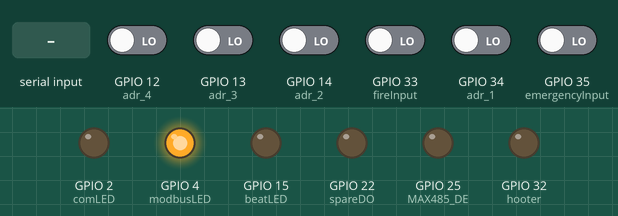
Bench run of a sketch on a simulated ESP32. On the bench: output pins drawn as LEDs (lit = HIGH). The inputs (shaded band) are chosen by the test bench; at power-on: GPIO 12 (adr_4), GPIO 13 (adr_3), GPIO 14 (adr_2), GPIO 33 (fireInput), GPIO 34 (adr_1), GPIO 35 (emergencyInput) LOW. EEPROM starts erased; nothing arrives over Bluetooth unless stated.

Above: at 1.2 s.
1.3 s: "#" received over the second serial link
At 1.8 s:
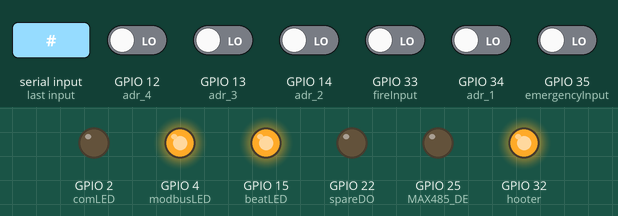
2.8 s: "90,45,200\n" received over the second serial link
At 3.7 s:
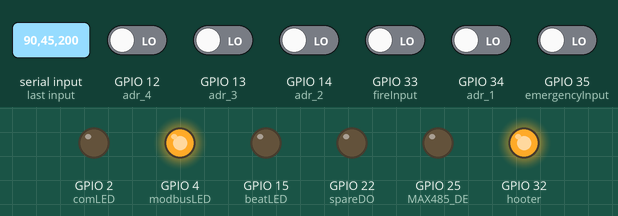
4.3 s: "30,150,10\n" received over the second serial link
At 4.9 s:
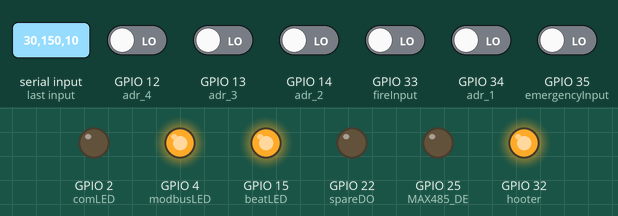
5.8 s: "90,45\n" received over the second serial link
At 6.8 s:
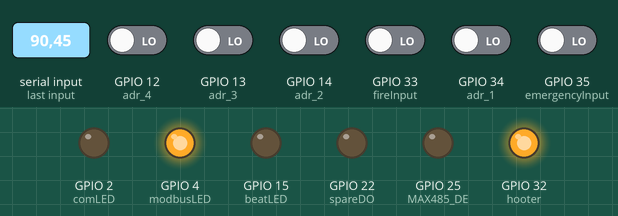
7.3 s: "30,150\n" received over the second serial link
At 8.1 s:
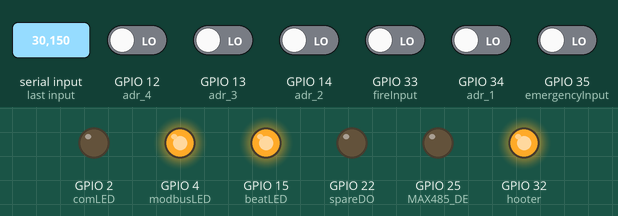
Timing chart, 0 to 9.8 s (numbered marks = the images above; inputs shaded):
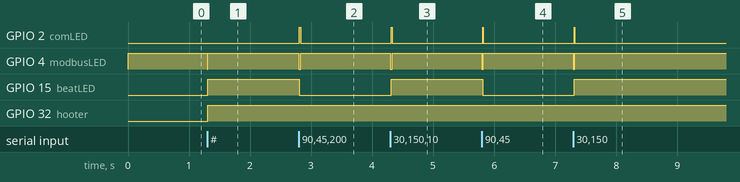

The sketch:

Door_Controller_Mainboard.ino
```cpp
#include "BluetoothSerial.h"
#include <Preferences.h>
#include <ModbusRtu.h>

#define beatLED 15
#define comLED 2
#define modbusLED 4

#define fireInput 33
#define hooter 32
#define spareDO 22
#define emergencyInput 35

#define adr_4 12
#define adr_3 13
#define adr_2 14
#define adr_1 34

#define RXD2 16
#define TXD2 17

#define RXD1 27
#define TXD1 26
#define MAX485_DE 25

//Modbus Array Addresses
#define TOTAL_DOORS 0
#define EMERGENCY_PRESSED 1
#define FIRE_ALARM 2
#define AUDIO_ALARM 3
#define DISABLE_INTERLOCK 4
#define EMERGENCY_OPEN 5
#define DOORS_DATA_START 10

bool interlockDisabled = false;

long currentmillis = 0;
int last_blink_time = 0;
int blink_interval = 500;
int ledState = LOW;     // the current state of LED

uint8_t boards_Connected = 0;
uint8_t total_Doors = 0;
uint8_t doors_Status[8] = {0, 0, 0, 0, 0, 0, 0, 0};
uint8_t door_Array_Status = 0;
uint16_t ModbusData[90];

uint8_t delays[3] = {2, 5, 20};

BluetoothSerial SerialBT;
//Preferances to store data permanently
Preferences prefs;

uint8_t slaveID = 1;
Modbus slave(1,Serial,MAX485_DE); // this is slave @1 and RS-232 or USB-FTDI

void setup()
  {
    InitBoard();
    initNode();
  }

void loop()
  {
    digitalWrite(comLED, HIGH);
    serialEvent();
    serialBTEvent();
    digitalWrite(comLED, LOW);
    digitalWrite(modbusLED, HIGH);
    modbusTasks();
    ModbusControl();
    digitalWrite(modbusLED, LOW);
    delay(10);
    currentmillis = millis();   //Get current millis
    if(currentmillis - last_blink_time >= blink_interval)
      {
        last_blink_time = currentmillis;
        // toggle state of LED
        ledState = !ledState;

        // control LED arccoding to the toggled state
        digitalWrite(beatLED, ledState);
        CheckEmergency();
        Serial2.write(door_Array_Status);
        //SerialBT.print("Current Door Array Status = ");
        //SerialBT.println(door_Array_Status);
      }
  }
```

Communication.ino
```cpp
void serialEvent()
  {
    while(Serial2.available())
      {
        uint8_t data = (uint8_t)Serial2.read();
        if(data == 'x')
          {
            Serial2.write(door_Array_Status);
            SerialBT.print("Sending Door Array Status = ");
            SerialBT.println(door_Array_Status);
          }
        else if(data == 'y')
          {
            SendDelays();
          }
        else
          {
            uint8_t board = 0;
            uint8_t door = 0;
            board = data / 10;
            door = data % 10;
            if(board >= 0 && board <= 7)
              {
                doors_Status[board] = door;
                if(door == 1 || door == 2)
                  door_Array_Status = 1;
                else if(door == 0)
                  door_Array_Status = 0;
              }
            Serial2.write(door_Array_Status);
            SerialBT.print("Current Door Array Status = ");
            SerialBT.println(door_Array_Status);
          }
      }
  }

void serialBTEvent()
  {
    if(SerialBT.available())
      {
        char data = (char)SerialBT.read();
        if(data == 'z')
          {
            //uint8_t count = 0;
            String inputString = "";
            while(SerialBT.available() == 0);
            while(SerialBT.available())
              {
                data = (char)SerialBT.read();
                inputString = inputString + data;
                if(data == '#')
                  break;
              }
            //inputString = inputString + '\n';
            SerialBT.print("Input String = ");
            SerialBT.println(inputString);
            slaveID = inputString.substring(inputString.lastIndexOf('!')+1, inputString.lastIndexOf('@')).toInt();
            delays[0] = inputString.substring(inputString.lastIndexOf('@')+1, inputString.lastIndexOf('$')).toInt();
            delays[1] = inputString.substring(inputString.lastIndexOf('$')+1, inputString.lastIndexOf('%')).toInt();
            delays[2] = inputString.substring(inputString.lastIndexOf('%')+1, inputString.lastIndexOf('#')).toInt();
            prefs.putBool("saved", true);
            prefs.putBytes("delays", delays, sizeof(delays));
            prefs.putUInt("slvid", slaveID);
            SerialBT.print("Delays has been updated...");
            SendDelays();
            ESP.restart();
          }
      }
    while (SerialBT.available())
      {
        uint8_t data = (uint8_t)SerialBT.read();
      }
  }

/*
void serialBTEvent()
  {
    if(SerialBT.available())
      {
        uint8_t data = (uint8_t)SerialBT.read();
        if(data == 'z')
          {
            while(SerialBT.available() == 0);
            delays[0] = (uint8_t)SerialBT.read() - 48;
            while(SerialBT.available() == 0);
            delays[1] = (uint8_t)SerialBT.read() - 48;
            while(SerialBT.available() == 0);
            delays[2] = (uint8_t)SerialBT.read() - 48;
            prefs.putBool("saved", true);
            prefs.putBytes("delays", delays, sizeof(delays));
            SerialBT.println("Delays Changed...!");
            SendDelays();
          }
      }
    while (SerialBT.available())
      {
        uint8_t data = (uint8_t)SerialBT.read();
      }
  }
*/

void SendDelays()
  {
    Serial2.print('z');
    Serial2.write(delays[0]);
    Serial2.write(delays[1]);
    Serial2.write(delays[2]);

    SerialBT.println("Sending Delays...");
    SerialBT.print('z');
    SerialBT.print(delays[0]);
    SerialBT.print(delays[1]);
    SerialBT.print(delays[2]);
    SerialBT.println();
  }

void initNode()
  {
    Serial.begin(9600);
    slave.setID(slaveID);
    slave.start();
  }

//Read Modbus data and send to PLC
void modbusTasks()
  {
    GetDoorsData();
    slave.poll(ModbusData, 90);
  }

void GetDoorsData()
  {
    uint8_t index = DOORS_DATA_START;
    uint8_t board = 0;
    uint8_t boardStatus = 0;
    int d1_Status = 0;
    int d1_FB_1 = 0;
    int d1_FB_2 = 0;
    int d1_Switch = 0;
    int d2_Status = 0;
    int d2_FB_1 = 0;
    int d2_FB_2 = 0;
    int d2_Switch = 0;

    for(board = 0; board <= boards_Connected; board++)
      {
        uint8_t req = board * 10 + 5;
        Serial2.write(req);
        while(Serial2.available() == 0);
        boardStatus = (uint8_t)Serial2.read();
        uint8_t res = boardStatus & (0x01);
        if(res != 0)
          d1_Switch = 1;
        else
          d1_Switch = 0;

        res = boardStatus & (0x02);
        if(res != 0)
          d2_Switch = 1;
        else
          d2_Switch = 0;

        res = boardStatus & (0x04);
        if(res != 0)
          d1_Status = 1;
        else
          d1_Status = 0;

        res = boardStatus & (0x04);
        if(res != 0)
          d2_Status = 1;
        else
          d2_Status = 0;

        if(d1_Status != 0)
          {
            d1_FB_1 = 1;
            d1_FB_2 = 1;
          }
        else
          {
            d1_FB_1 = 0;
            d1_FB_2 = 0;
          }

        if(d2_Status != 0)
          {
            d2_FB_1 = 1;
            d2_FB_2 = 1;
          }
        else
          {
            d2_FB_1 = 0;
            d2_FB_2 = 0;
          }

        ModbusData[index] = d1_FB_1;
        index++;
        ModbusData[index] = d1_FB_2;
        index++;
        ModbusData[index] = 0;  //Door_1 Open for Long
        index++;
        ModbusData[index] = 0;  //Door_1 Forced Entry
        index++;
        ModbusData[index] = 0;  //Spare
        index++;

        ModbusData[index] = d2_FB_1;
        index++;
        ModbusData[index] = d2_FB_2;
        index++;
        ModbusData[index] = 0;  //Door_2 Open for Long
        index++;
        ModbusData[index] = 0;  //Door_2 Forced Entry
        index++;
        ModbusData[index] = 0;  //Spare
        index++;
      }
  }
```

HardwareManager.ino
```cpp
void CheckEmergency()
  {
    if(digitalRead(fireInput) == LOW || digitalRead(emergencyInput) == LOW)
      {
        //Fire or Emergency Input Pressed. Send Emergency Signal.
        uint8_t command = 101;
        Serial2.write(command);
        door_Array_Status = 101;
        for(uint8_t i = 0; i < 8; i++)
          doors_Status[i] = 3;
        if(digitalRead(fireInput) == LOW)
          {
            //Fire Input Received. Turn on hooter
            digitalWrite(hooter, HIGH);
            ModbusData[FIRE_ALARM] = 1;
            ModbusData[AUDIO_ALARM] = 1;
          }
        if(digitalRead(emergencyInput) == LOW)
          {
            //Emergency Input Received. Turn on hooter
            ModbusData[EMERGENCY_PRESSED] = 1;
          }
      }
    else
      {
        digitalWrite(hooter, LOW);
        ModbusData[FIRE_ALARM] = 0;
        ModbusData[AUDIO_ALARM] = 0;
        ModbusData[EMERGENCY_PRESSED] = 0;
      }
  }

void ModbusControl()
  {
    if(ModbusData[DISABLE_INTERLOCK] == 1)
      {
        door_Array_Status = 0;
        interlockDisabled = true;
      }
    else
      {
        door_Array_Status = 0;
        interlockDisabled = false;
      }

    if(ModbusData[EMERGENCY_OPEN] == 1)
      {
        uint8_t command = 101;
        Serial2.write(command);
        door_Array_Status = 101;
        for(uint8_t i = 0; i < 8; i++)
          doors_Status[i] = 3;
      }
  }
```

Initialization.ino
```cpp
void InitBoard()
  {
    Serial2.begin(9600, SERIAL_8N1, RXD2, TXD2);
    Serial2.setTimeout(1000);
    SerialBT.begin("Door"); //Bluetooth device name
    prefs.begin("delays"); // use "calibrations" namespace
    //prefs.clear();
    bool saved = prefs.getBool("saved");
    if(saved == true)
      {
        prefs.getBytes("delays", delays, sizeof(delays));
        prefs.getUInt("slvid", slaveID);
      }

    pinMode(adr_1, INPUT);
    pinMode(adr_2, INPUT);
    pinMode(adr_3, INPUT);
    pinMode(adr_4, INPUT);
    pinMode(fireInput, INPUT);
    pinMode(emergencyInput, INPUT);

    pinMode(beatLED, OUTPUT);
    pinMode(comLED, OUTPUT);
    pinMode(modbusLED, OUTPUT);
    pinMode(hooter, OUTPUT);
    pinMode(spareDO, OUTPUT);
    pinMode(MAX485_DE, OUTPUT);

    digitalWrite(MAX485_DE, 0);
    digitalWrite(beatLED, LOW);
    digitalWrite(comLED, LOW);
    digitalWrite(modbusLED, LOW);
    digitalWrite(hooter, LOW);
    digitalWrite(spareDO, LOW);

    GetBoards();
  }

void GetBoards()
  {
    if(digitalRead(adr_1) == HIGH)
      boards_Connected = boards_Connected | (0x01);
    else
      boards_Connected = boards_Connected & ~(0x01);

    if(digitalRead(adr_2) == HIGH)
      boards_Connected = boards_Connected | (0x02);
    else
      boards_Connected = boards_Connected & ~(0x02);

    if(digitalRead(adr_3) == HIGH)
      boards_Connected = boards_Connected | (0x04);
    else
      boards_Connected = boards_Connected & ~(0x04);

    if(digitalRead(adr_4) == HIGH)
      boards_Connected = boards_Connected | (0x08);
    else
      boards_Connected = boards_Connected & ~(0x08);

    total_Doors = boards_Connected * 2 + 2;
    ModbusData[TOTAL_DOORS] = total_Doors;
  }
```

Measured:
- after the input at 1.3 s, GPIO 4 (modbusLED): HIGH → LOW at once, → HIGH 0.01 s later; GPIO 15 (beatLED), GPIO 32 (hooter): LOW → HIGH at once
- after the input at 2.8 s, GPIO 2 (comLED): LOW → HIGH at once, → LOW 0.02 s later; GPIO 4 (modbusLED): HIGH → LOW at once, → HIGH 0.03 s later; GPIO 15 (beatLED): HIGH → LOW at once
- after the input at 4.3 s, GPIO 2 (comLED): LOW → HIGH at once, → LOW 0.02 s later; GPIO 4 (modbusLED): HIGH → LOW at once, → HIGH 0.03 s later; GPIO 15 (beatLED): LOW → HIGH at once
- after the input at 5.8 s, GPIO 2 (comLED): LOW → HIGH at once, → LOW 0.01 s later; GPIO 4 (modbusLED): HIGH → LOW at once, → HIGH 0.02 s later; GPIO 15 (beatLED): HIGH → LOW at once
- after the input at 7.3 s, GPIO 2 (comLED): LOW → HIGH at once, → LOW 0.01 s later; GPIO 4 (modbusLED): HIGH → LOW at once, → HIGH 0.02 s later; GPIO 15 (beatLED): LOW → HIGH at once
